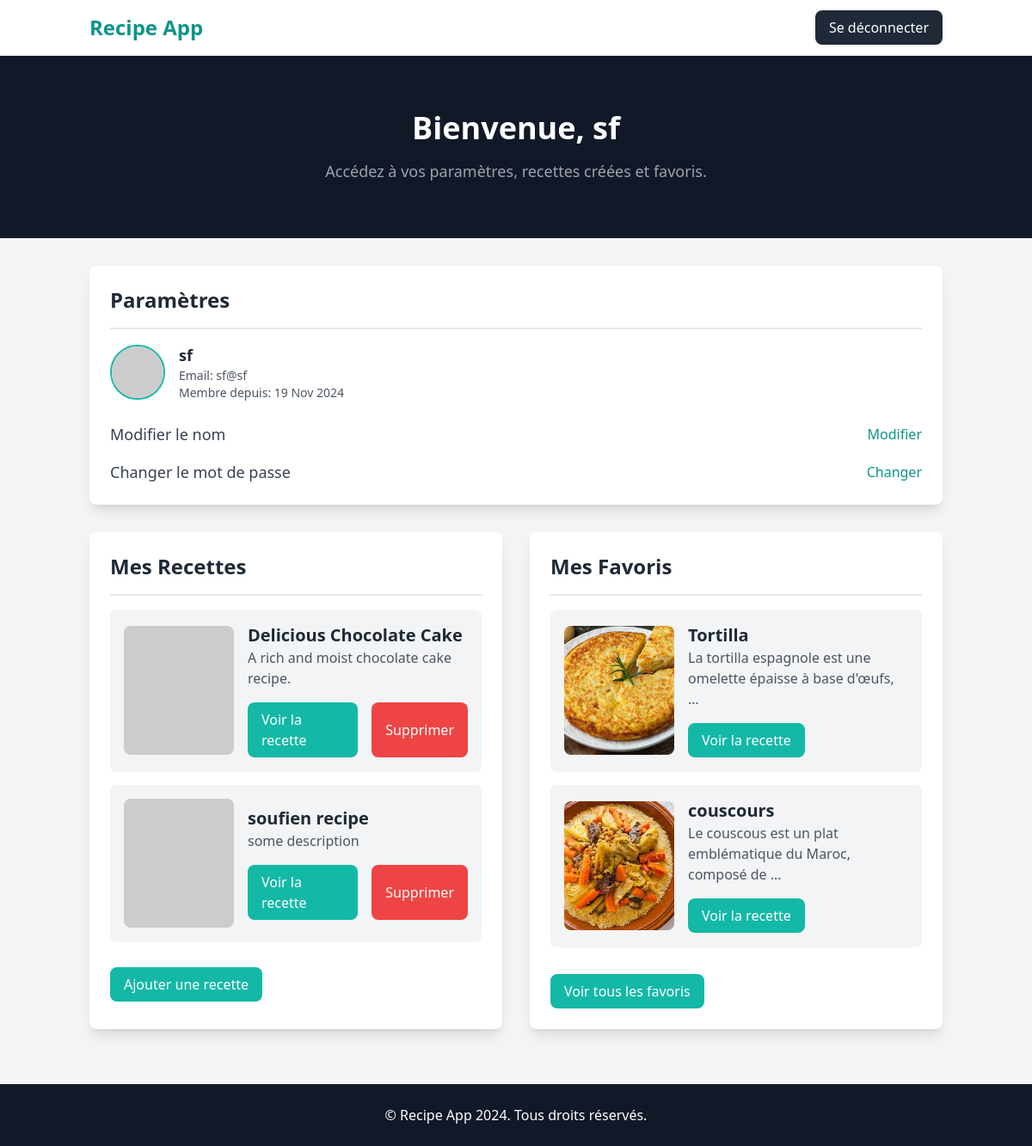
/user/profile/ (signed in), run on the app's committed database.
### recipes/models.py (models this page shows, shortened)
class Recipe(models.Model):
    title = models.CharField(max_length=200)  # Titre de la recette
    description = models.TextField()  # Description détaillée de la recette
    user = models.ForeignKey(User, on_delete=models.SET_NULL, null=True, blank=True)  # Utilisateur ayant créé la recette
    image = models.ImageField(upload_to='recipes_photos/', default="https://dummyimage.com/450x300/dee2e6/6c757d.jpg")  # Image de la recette

class Favorites(models.Model):
    user = models.ForeignKey(User, on_delete=models.CASCADE)  # Utilisateur qui a ajouté cette recette aux favoris
    recette = models.ForeignKey(Recipe, on_delete=models.CASCADE)  # Recette ajoutée aux favoris

### user/views.py (the view)
# urls.py: path('profile/',user.views.profile_view, name="profile"),
@login_required
def profile_view(request):
    recettes_user = Recipe.objects.filter(user=request.user)
    recettesfav = Favorites.objects.filter(user=request.user)
    return render(request, 'user/profile.html', {'recettes_user': recettes_user, 'recettesfav': recettesfav})

### user/templates/user/profile.html (shortened to what this page needs)
<!DOCTYPE html>
<html lang="en">
<head>
    <script src="https://cdn.tailwindcss.com"></script>
</head>
<body class="font-sans antialiased bg-gray-100">
    <nav class="bg-white border-b border-gray-200">
        <div class="container mx-auto px-4 py-3 flex justify-between items-center">
            <a href="{% url 'recipes' %}" class="text-2xl font-semibold text-teal-600">Recipe App</a>
            <div class="flex items-center space-x-4">
                <a href="{% url 'logout' %}" class="bg-gray-800 text-white hover:bg-gray-900 px-4 py-2 rounded-lg">Se
                    déconnecter</a>
            </div>
        </div>
    </nav>
    <header class="bg-gray-900 py-16">
        <div class="container mx-auto text-center text-white">
            <h1 class="text-4xl font-bold">Bienvenue, {{ user.username }}</h1>
            <p class="text-lg mt-4 text-gray-400">Accédez à vos paramètres, recettes créées et favoris.</p>
        </div>
    </header>
    <main class="container mx-auto px-4 py-8">
        <section class="bg-white p-6 rounded-lg shadow-lg mb-8">
            <h2 class="text-2xl font-semibold text-gray-800 mb-4">Paramètres</h2>
            <div class="border-t-2 border-gray-200 my-4"></div>
            <div class="flex items-center space-x-4 mb-6">
                <img class="w-16 h-16 rounded-full object-cover border-2 border-teal-500"
                    src="https://dummyimage.com/64x64/dee2e6/6c757d.jpg" alt="Profile Picture">
                <div>
                    <p class="text-lg font-semibold text-gray-800">{{ user.username }}</p>
                    <p class="text-sm text-gray-600">Email: {{ user.email }}</p>
                    <p class="text-sm text-gray-600">Membre depuis: {{ user.date_joined|date:"d M Y" }}</p>
                </div>
            </div>
            <ul class="space-y-4">
                <li class="flex justify-between items-center">
                    <span class="text-lg text-gray-700">Modifier le nom</span>
                    <a href="{% url 'change_name' %}" class="text-teal-600 hover:underline">Modifier</a>
                </li>
                <li class="flex justify-between items-center">
                    <span class="text-lg text-gray-700">Changer le mot de passe</span>
                    <a href="{% url 'change_password' %}" class="text-teal-600 hover:underline">Changer</a>
                </li>
            </ul>
        </section>
        <section class="grid grid-cols-1 sm:grid-cols-2 gap-8 mb-8">
            <div class="bg-white p-6 rounded-lg shadow-lg">
                <h2 class="text-2xl font-semibold text-gray-800 mb-4">Mes Recettes</h2>
                <div class="border-t-2 border-gray-200 my-4"></div>
                {% if recettes_user %}
                <div class="space-y-4 mt-4" style="max-height: 400px; overflow-y: auto;">
                    {% for recette in recettes_user %}
                    <div class="flex items-center bg-gray-100 p-4 rounded-lg shadow-sm">
                        <div class="w-1/3">
                            <img src="../../../recipes_photos/{{ recette.image }}"
                                class="w-full h-[150px] object-cover rounded-lg"
                                onerror="this.onerror=null; this.src='https://dummyimage.com/450x300/dee2e6/6c757d.jpg';">
                        </div>
                        <div class="ml-4 w-2/3">
                            <h3 class="text-xl font-semibold text-gray-800">{{ recette.title }}</h3>
                            <p class="text-gray-600">{{ recette.description|truncatewords:10 }}</p>
                            <div class="mt-4 flex space-x-4">
                                <a href="{% url 'recette_info' recette.id %}"
                                    class="px-4 py-2 bg-teal-500 text-white rounded-lg hover:bg-teal-600">
                                    Voir la recette
                                </a>
                                <button onclick="confirmDelete(event, '{{ recette.id }}')"
                                    class="px-4 py-2 bg-red-500 text-white rounded-lg hover:bg-red-600">
                                    Supprimer
                                </button>
                            </div>
                        </div>
                    </div>
                    {% endfor %}
                </div>
                {% else %}
                <p class="text-gray-600">Vous n'avez pas encore créé de recettes.</p>
                {% endif %}
                <button class="bg-teal-500 text-white hover:bg-teal-600 px-4 py-2 rounded-lg mt-4">
                    <a href="{% url 'createrecipe' %}">Ajouter une recette</a>
                </button>
            </div>
            <div class="bg-white p-6 rounded-lg shadow-lg">
                <h2 class="text-2xl font-semibold text-gray-800 mb-4">Mes Favoris</h2>
                <div class="border-t-2 border-gray-200 my-4"></div>
                {% if recettesfav %}
                <div class="space-y-4 mt-4" style="max-height: 400px; overflow-y: auto;">
                    {% for fav in recettesfav %}
                    <div class="flex items-center bg-gray-100 p-4 rounded-lg shadow-sm">
                        <div class="w-1/3">
                            <img src="../../../recipes_photos/{{ fav.recette.image }}"
                                class="w-full h-[150px] object-cover rounded-lg"
                                onerror="this.onerror=null; this.src='https://dummyimage.com/450x300/dee2e6/6c757d.jpg';">
                        </div>
                        <div class="ml-4 w-2/3 flex flex-col">
                            <h3 class="text-xl font-semibold text-gray-800">{{ fav.recette.title }}</h3>
                            <p class="text-gray-600">{{ fav.recette.description|truncatewords:10 }}</p>
                            <div class="mt-auto flex justify-between items-center">
                                <a href="{% url 'recette_info' fav.recette.id %}"
                                    class="mt-4 px-4 py-2 bg-teal-500 text-white rounded-lg hover:bg-teal-600">
                                    Voir la recette
                                </a>
                            </div>
                        </div>
                    </div>
                    {% endfor %}
                </div>
                {% else %}
                <p class="text-gray-600">Vous n'avez pas encore de recettes favorites.</p>
                {% endif %}
                <button class="mt-6 px-4 py-2 bg-teal-500 text-white rounded-lg hover:bg-teal-600">
                    <a href="{% url 'recettes_favorites' %}">Voir tous les favoris</a>
                </button>
            </div>
        </section>
    </main>
    <footer class="bg-gray-900 py-6">
        <div class="container mx-auto text-center text-white">
            <p>&copy; Recipe App 2024. Tous droits réservés.</p>
        </div>
    </footer>
</body>
</html>

### data on the page
Recipe: title "Delicious Chocolate Cake", description "A rich and moist chocolate cake recipe."
Recipe: title "soufien recipe", description "some description"
Favorites: recette.image (picture), recette "Tortilla", recette.description "La tortilla espagnole est une omelette épaisse à base d'œufs, …"
Favorites: recette.image (picture), recette "couscours", recette.description "Le couscous est un plat emblématique du Maroc, composé de …"

### other printed values
{{ user.username }} "sf"
{{ user.email }} "sf@sf"
{{ user.date_joined|date:"d M Y" }} "19 Nov 2024"
